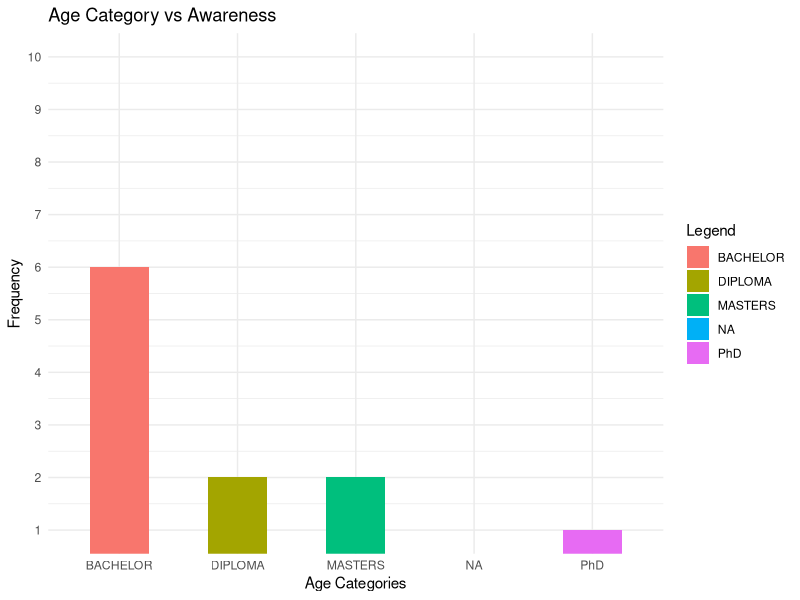

This figure's R source:
library(readxl)
library(ggplot2)

age_group<-as.data.frame(read_excel("Demographic_and_BI_adoption.xlsx", sheet = "Demography_information", range = "D2:D13",col_names = FALSE,col_types = "text"))

bi_doption<-as.data.frame(read_excel("Demographic_and_BI_adoption.xlsx", sheet = "Business_intelligence_adoption", range = "C2:C13",col_names = FALSE,col_types = "text"))

occurance<-table(age_group[,1],bi_doption[,1])

q<-as.data.frame.matrix(occurance)
age_row_names <-as.data.frame(row.names.data.frame(q))
nFrame<-data.frame(
  qln = age_row_names,
  no = q[,1],
  yes = q[,2]
)
colnames(nFrame)<-c("qln","no","yes")

#tiff("age_vs_awareness_barChat.tiff", units="in", width=5, height=5, res=300)
ggplot(nFrame, aes(x=qln,y = yes,fill=qln)) + 
  geom_col(width = 0.5)+
  scale_y_continuous(breaks = seq(1,10,by=1))+
  coord_cartesian(ylim = c(1,10))+
  labs(
    title = "Age Category vs Awareness",
    x="Age Categories",
    y="Frequency",
    fill ="Legend"
  )+theme_minimal()
#dev.off()
